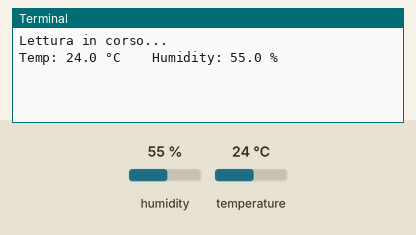
Recording of a program running on a simulated Raspberry Pi (BCM pin numbers). Parts: the last lines printed to the terminal. Inputs (shaded band) come from the test bench; at power-on: humidity 55 %, temperature 24 °C.

Above: at 1.2 s.
1.3 s: humidity set to 22 %
At 11.8 s:
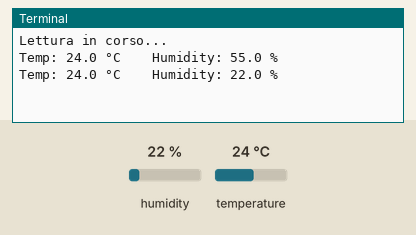
12.0 s: temperature set to 12 °C
At 22.3 s:
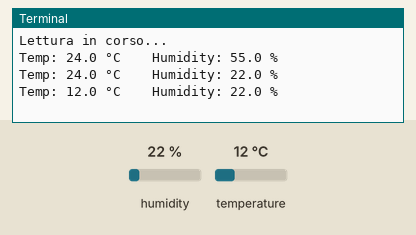
22.7 s: humidity set to 40 %
At 32.4 s:
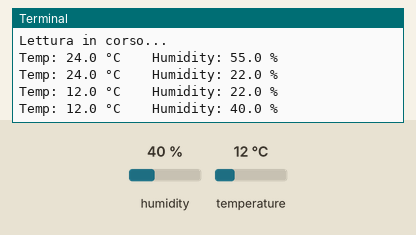
Timing chart, 0 to 33.9 s (numbered marks = the images above; inputs shaded):
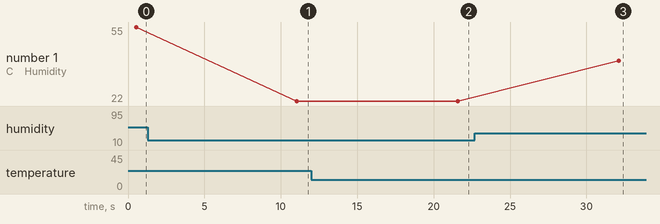

The program:

DTH11.py
```python
import time
import Adafruit_DHT #Libreria deprecata, clonata e installata da https://github.com/adafruit/Adafruit_Python_DHT

DELAY_SECONDS=10 # Apetta 10 secondi

DHT_SENSOR=Adafruit_DHT.DHT11 #Tipo di sensore DHT11
DHT_PIN=4 #Pin indica il GPIO

if __name__ == "__main__":
    print("Lettura in corso... ")

    while True:
        try:
            # Stampa i valori letti
            humidity, temp = Adafruit_DHT.read_retry(DHT_SENSOR, DHT_PIN)
            print("Temp: {0:0.1f} °C    Humidity: {1:0.1f} % ".format(temp, humidity))
        except RuntimeError as error:
            print(error.args[0])
            time.sleep(5.0) #Aspetta 5.0 secondi in caso di errore
            continue
        time.sleep(DELAY_SECONDS)
```

Measured:
- after the input at 1.3 s, the terminal: prints a new line after 9.8 s (image 1)
- after the input at 12.0 s, the terminal: prints a new line after 9.6 s (image 2)
- after the input at 22.7 s, the terminal: prints a new line after 9.4 s (image 3)
- plotted number 1: 55 → 22 after the input at 1.3 s, 22 → 40 after the input at 22.7 s
